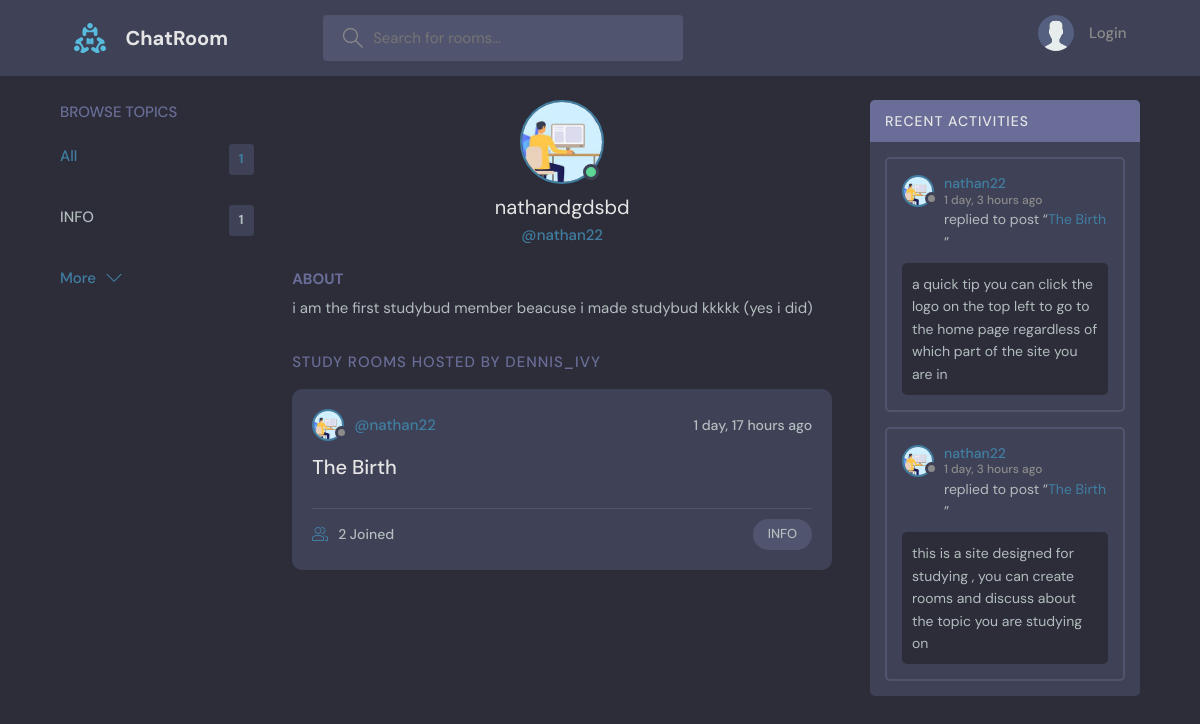
Page /profile/1/ on the committed database.
### Base/models.py (models this page shows, shortened)
class Topic(models.Model):
    name = models.CharField(max_length=200)
    updated = models.DateTimeField(auto_now=True)
    created = models.DateTimeField(auto_now_add=True)
    class Meta:
        ordering = ['-updated','-created']

class User(AbstractUser):
    name = models.CharField(max_length=200 , null=True)
    bio = models.TextField(null=True)
    avatar = models.ImageField(null=True , default='avatar.svg')

class Room(models.Model):
    host = models.ForeignKey(User, on_delete=models.SET_NULL,null=True)
    topic = models.ForeignKey(Topic , on_delete=models.SET_NULL,null=True)
    name = models.CharField(max_length=200)
    description =  models.TextField(null=True , blank=True)
    participants = models.ManyToManyField(User,related_name='participants',blank=True)
    updated = models.DateTimeField(auto_now=True)
    created = models.DateTimeField(auto_now_add=True)
    class Meta:
        ordering = ['-updated','-created']
    def __str__(self) -> str:
        return self.name

class Message(models.Model):
    user =  models.ForeignKey(User , on_delete=models.CASCADE)
    room = models.ForeignKey(Room ,on_delete=models.CASCADE)
    body = models.TextField()
    updated = models.DateTimeField(auto_now=True)
    created = models.DateTimeField(auto_now_add=True)
    class Meta:
        ordering = ['-updated','-created']

### Base/views.py (the view)
# urls.py: path('profile/<str:pk>/',userProfile,name='userProfile'),
def userProfile(request,pk):
    user = User.objects.get(id=pk)
    rooms = user.room_set.all()
    topics = Topic.objects.all()
    room_messages = user.message_set.all()
    context = {
        'user':user,
        'rooms':rooms,
        'topics':topics,
        'room_messages':room_messages,
        }
    return render(request,'Base/user_profile.html',context)

### Base/templates/Base/user_profile.html (shortened to what this page needs)
{% extends 'main.html' %}
{% block content %}
<main class="profile-page layout layout--3">
  <div class="container">
    {% include 'base/topics_component.html' %}
    <div class="roomList">
      <div class="profile">
        <div class="profile__avatar">
          <div class="avatar avatar--large active">
            <img src="{{user.avatar.url}}" />
          </div>
        </div>
        <div class="profile__info">
          <h3>{{user.name}}</h3>
          <p>@{{user.username}}</p>
        </div>
        <div class="profile__about">
          <h3>About</h3>
          <p>
            {{user.bio}}
          </p>
        </div>
      </div>
      <div class="roomList__header">
        <div>
          <h2>Study Rooms Hosted by dennis_ivy</a>
          </h2>
        </div>
      </div>
      {% include 'base/feed_component.html' %}
    </div>
    {% include 'base/activity_component.html' %}
  </div>
</main>
{% endblock content %}

### Templates/main.html (shortened to what this page needs)
<!DOCTYPE html>
{% load static %}
<html lang="en">
  <head>
    <link rel="stylesheet" href="{% static 'styles/style.css'%}" />
  </head>
  <body>
    {% include 'navba.html' %}
    <ul class="messages">
    {% block content  %}
    {% endblock %}
  </body>
</html>
<!DOCTYPE html>
{% load static %}
<html lang="en">
  <head>
    <link rel="stylesheet"  />

### Templates/navba.html (shortened to what this page needs)
{% load static %}
<header class="header header--loggedIn">
  <div class="container">
    <a href="{% url 'home' %}" class="header__logo">
      <img src="{% static 'images/logo.svg' %}" />
      <h1>ChatRoom</h1>
    </a>
    <form class="header__search" method="GET" action="{% url 'home' %}">
      <label>
        <input name = 'q' placeholder="Search for rooms..." />
      </label>
    </form>
    <nav class="header__menu">
      {% if request.user.is_authenticated %}
        <div class="header__user">
          <a href="{% url 'updateUser' %}">
            <div class="avatar avatar--medium active">
              <img src="{{request.user.avatar.url}} "/>
            </div>
            <p>{{request.user}} <span>@{{request.user}}</span></p>
          </a>
          <button class="dropdown-button">
            <svg version="1.1" xmlns="http://www.w3.org/2000/svg" width="32" height="32" viewBox="0 0 32 32">
              <title>chevron-down</title>
              <path d="M16 21l-13-13h-3l16 16 16-16h-3l-13 13z"></path>
            </svg>
          </button>
        </div>
      {% else %}
       <a href="{% url 'loginPage' %}">
        <img src="{% static 'images/avatar.svg' %}" />
        <p>Login</p>
       </a>
      {% endif %}
    </nav>
  </div>
</header>

### Base/templates/Base/topics_component.html
<div class="topics">
    <div class="topics__header">
      <h2>Browse Topics</h2>
    </div>
    <ul class="topics__list">
      <li>
        <a href="{% url 'home' %}" class="active">All <span>{{topics.count}}</span></a>
      </li>
      {% for topic in topics %}
      <li>
        <a href="{% url 'home' %}?q={{topic.name}}"> {{topic.name}}<span>{{topic.room_set.all.count}}</span></a>
      </li>
      {% endfor %}
    </ul>
    <a class="btn btn--link" href="{% url 'topicsPage' %}">
      More
      <svg version="1.1" xmlns="http://www.w3.org/2000/svg" width="32" height="32" viewBox="0 0 32 32">
        <title>chevron-down</title>
        <path d="M16 21l-13-13h-3l16 16 16-16h-3l-13 13z"></path>
      </svg>
    </a>
  </div>

### Base/templates/Base/feed_component.html (shortened to what this page needs)
{% for room in rooms %}
<div class="roomListRoom">
    <div class="roomListRoom__header">
    <a href="{% url 'userProfile' room.host.id %}" class="roomListRoom__author">
        <div class="avatar avatar--small">
        <img src="{{room.host.avatar.url}}" />
        </div>
        <span>@{{room.host.username}}</span>
    </a>
    <div class="roomListRoom__actions">
        <span>{{room.created|timesince}} ago</span>
    </div>
    </div>
    <div class="roomListRoom__content">
    <a href="{% url 'room' room.id %}">{{room.name}}</a>
    </div>
    <div class="roomListRoom__meta">
    <a href=""{% url 'userProfile' room.host.id %}"" class="roomListRoom__joined">
        {{room.participants.all.count}} Joined
    </a>
    <p class="roomListRoom__topic">{{room.topic.name}}</p>
    </div>
    </div>
  {%  endfor %}

### Base/templates/Base/activity_component.html (shortened to what this page needs)
{% load static %}
<div class="activities">
    <div class="activities__header">
      <h2>Recent Activities</h2>
    </div>
    {% for message in room_messages %}
    <div class="activities__box">
      <div class="activities__boxHeader roomListRoom__header">
        <a href="{% url 'userProfile' message.user.id %}" class="roomListRoom__author">
          <div class="avatar avatar--small">
            <img src="{{message.user.avatar.url}}" />
          </div>
          <p>
            {{message.user}}
            <span>{{message.created | timesince}} ago</span>
          </p>
        </a>
      </div>
      <div class="activities__boxContent">
        <p>replied to post “<a href="{% url 'room' message.room.id %}">{{message.room}}</a>”</p>
        <div class="activities__boxRoomContent">
          {{message.body}}
        </div>
      </div>
    </div>
    {% endfor %}
</div>

### rows in the picture
Topic: name "INFO", room_set.all.count "1"
User: avatar (picture), name "nathandgdsbd", username "nathan22", bio "i am the first studybud member beacuse i made studybud kkkkk (yes i did)"
Room: host.avatar (picture), host.username "nathan22", created "1 day, 17 hours", name "The Birth", participants.all.count "2", topic.name "INFO"
Message: user.avatar (picture), user "nathan22", created "1 day, 3 hours", room "The Birth", body "a quick tip you can click the logo on the top left to go to the home page regardless of which part of the site you are in"
Message: user.avatar (picture), user "nathan22", created "1 day, 3 hours", room "The Birth", body "this is a site designed for studying , you can create rooms and discuss about the topic you are studying on"

### other values in the picture
{{ topics.count }} "1"
